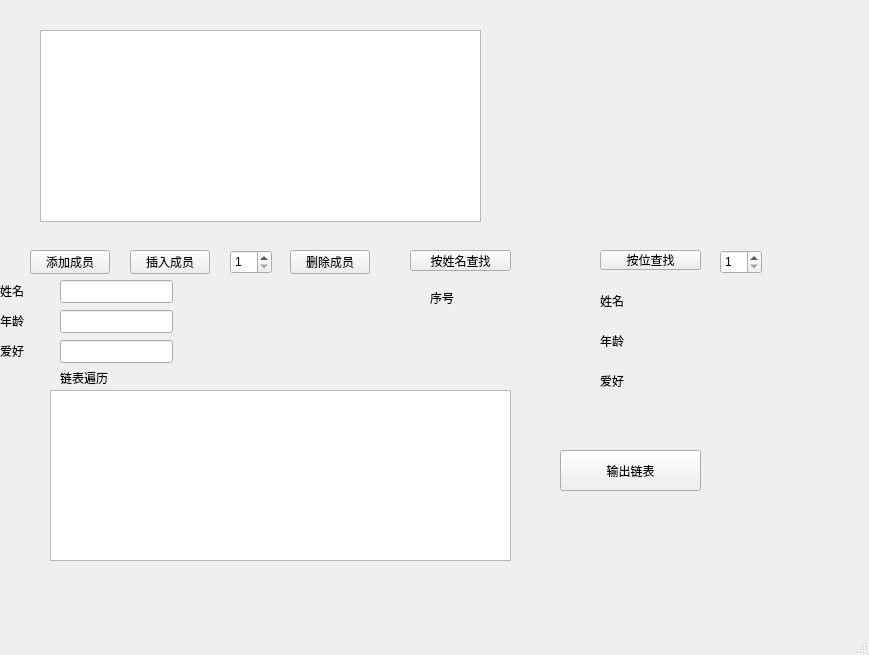
<?xml version="1.0" encoding="UTF-8"?>
<ui version="4.0">
 <class>MainWindow</class>
 <widget class="QMainWindow" name="MainWindow">
  <property name="geometry">
   <rect>
    <x>0</x>
    <y>0</y>
    <width>869</width>
    <height>655</height>
   </rect>
  </property>
  <property name="windowTitle">
   <string>MainWindow</string>
  </property>
  <widget class="QWidget" name="centralwidget">
   <widget class="QPushButton" name="pushButton">
    <property name="geometry">
     <rect>
      <x>30</x>
      <y>250</y>
      <width>80</width>
      <height>24</height>
     </rect>
    </property>
    <property name="text">
     <string>添加成员</string>
    </property>
   </widget>
   <widget class="QPushButton" name="pushButton_2">
    <property name="geometry">
     <rect>
      <x>290</x>
      <y>250</y>
      <width>80</width>
      <height>24</height>
     </rect>
    </property>
    <property name="text">
     <string>删除成员</string>
    </property>
   </widget>
   <widget class="QPushButton" name="pushButton_3">
    <property name="geometry">
     <rect>
      <x>130</x>
      <y>250</y>
      <width>80</width>
      <height>24</height>
     </rect>
    </property>
    <property name="text">
     <string>插入成员</string>
    </property>
   </widget>
   <widget class="QPushButton" name="pushButton_4">
    <property name="geometry">
     <rect>
      <x>410</x>
      <y>250</y>
      <width>101</width>
      <height>21</height>
     </rect>
    </property>
    <property name="text">
     <string>按姓名查找</string>
    </property>
   </widget>
   <widget class="QLabel" name="label">
    <property name="geometry">
     <rect>
      <x>430</x>
      <y>290</y>
      <width>61</width>
      <height>16</height>
     </rect>
    </property>
    <property name="text">
     <string>序号</string>
    </property>
   </widget>
   <widget class="QLineEdit" name="lineEdit">
    <property name="geometry">
     <rect>
      <x>60</x>
      <y>280</y>
      <width>113</width>
      <height>23</height>
     </rect>
    </property>
   </widget>
   <widget class="QLineEdit" name="lineEdit_2">
    <property name="geometry">
     <rect>
      <x>60</x>
      <y>310</y>
      <width>113</width>
      <height>23</height>
     </rect>
    </property>
   </widget>
   <widget class="QPushButton" name="pushButton_5">
    <property name="geometry">
     <rect>
      <x>600</x>
      <y>250</y>
      <width>101</width>
      <height>20</height>
     </rect>
    </property>
    <property name="text">
     <string>按位查找</string>
    </property>
   </widget>
   <widget class="QLabel" name="label_2">
    <property name="geometry">
     <rect>
      <x>600</x>
      <y>290</y>
      <width>61</width>
      <height>21</height>
     </rect>
    </property>
    <property name="text">
     <string>姓名</string>
    </property>
   </widget>
   <widget class="QLabel" name="label_3">
    <property name="geometry">
     <rect>
      <x>600</x>
      <y>330</y>
      <width>61</width>
      <height>21</height>
     </rect>
    </property>
    <property name="text">
     <string>年龄</string>
    </property>
   </widget>
   <widget class="QLabel" name="label_4">
    <property name="geometry">
     <rect>
      <x>600</x>
      <y>370</y>
      <width>61</width>
      <height>21</height>
     </rect>
    </property>
    <property name="text">
     <string>爱好</string>
    </property>
   </widget>
   <widget class="QSpinBox" name="spinBox_2">
    <property name="geometry">
     <rect>
      <x>720</x>
      <y>250</y>
      <width>42</width>
      <height>24</height>
     </rect>
    </property>
    <property name="minimumSize">
     <size>
      <width>42</width>
      <height>24</height>
     </size>
    </property>
    <property name="minimum">
     <number>1</number>
    </property>
    <property name="maximum">
     <number>100</number>
    </property>
   </widget>
   <widget class="QSpinBox" name="spinBox_3">
    <property name="geometry">
     <rect>
      <x>230</x>
      <y>250</y>
      <width>42</width>
      <height>24</height>
     </rect>
    </property>
    <property name="minimum">
     <number>1</number>
    </property>
    <property name="maximum">
     <number>100</number>
    </property>
   </widget>
   <widget class="QLabel" name="label_5">
    <property name="geometry">
     <rect>
      <x>0</x>
      <y>310</y>
      <width>54</width>
      <height>21</height>
     </rect>
    </property>
    <property name="text">
     <string>年龄</string>
    </property>
   </widget>
   <widget class="QLabel" name="label_6">
    <property name="geometry">
     <rect>
      <x>0</x>
      <y>280</y>
      <width>54</width>
      <height>21</height>
     </rect>
    </property>
    <property name="text">
     <string>姓名</string>
    </property>
   </widget>
   <widget class="QLabel" name="label_7">
    <property name="geometry">
     <rect>
      <x>0</x>
      <y>340</y>
      <width>54</width>
      <height>21</height>
     </rect>
    </property>
    <property name="text">
     <string>爱好</string>
    </property>
   </widget>
   <widget class="QTableWidget" name="tableWidget">
    <property name="geometry">
     <rect>
      <x>40</x>
      <y>30</y>
      <width>441</width>
      <height>192</height>
     </rect>
    </property>
   </widget>
   <widget class="QLineEdit" name="lineEdit_3">
    <property name="geometry">
     <rect>
      <x>60</x>
      <y>340</y>
      <width>113</width>
      <height>23</height>
     </rect>
    </property>
   </widget>
   <widget class="QTableWidget" name="Output_list">
    <property name="geometry">
     <rect>
      <x>50</x>
      <y>390</y>
      <width>461</width>
      <height>171</height>
     </rect>
    </property>
   </widget>
   <widget class="QPushButton" name="Output_list_Button">
    <property name="geometry">
     <rect>
      <x>560</x>
      <y>450</y>
      <width>141</width>
      <height>41</height>
     </rect>
    </property>
    <property name="text">
     <string>输出链表</string>
    </property>
   </widget>
   <widget class="QLabel" name="label_8">
    <property name="geometry">
     <rect>
      <x>60</x>
      <y>370</y>
      <width>81</width>
      <height>16</height>
     </rect>
    </property>
    <property name="text">
     <string>链表遍历</string>
    </property>
   </widget>
  </widget>
  <widget class="QMenuBar" name="menubar">
   <property name="geometry">
    <rect>
     <x>0</x>
     <y>0</y>
     <width>869</width>
     <height>21</height>
    </rect>
   </property>
  </widget>
  <widget class="QStatusBar" name="statusbar"/>
 </widget>
 <resources/>
 <connections/>
</ui>
